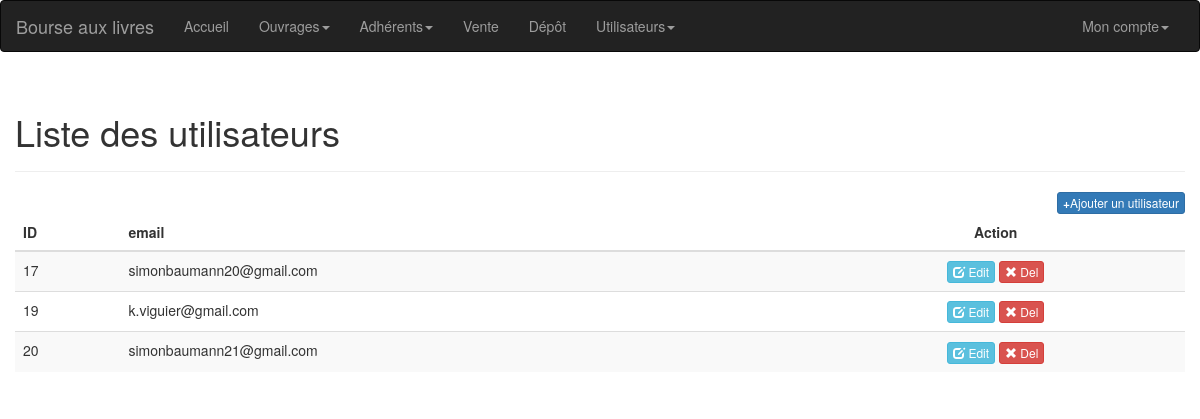
Screenshot of /utilisateurs (signed in) with the database file from the repository.
### tables this page shows
CREATE TABLE `utilisateur` (
  `id` int(11) NOT NULL,
  `adresse_email` varchar(255) NOT NULL,
  `password` varchar(255) NOT NULL,
  `is_admin` tinyint(1) NOT NULL
);

### controleur/utilisateurs.php (called while the page is built, shortened)
<?php
	require_once('modele/m_utilisateur.php');
	$m_utilisateur = new m_utilisateur($base_de_donnee);
	$nom_page = 'Liste des utilisateurs';
	$utilisateurs = $m_utilisateur->lister_comptes_utilisateurs();
?>

### modele/m_utilisateur.php (called while the page is built, shortened)
<?php
	class m_utilisateur{
		private $base_de_donnee;
		public function __construct($base_de_donnee){
			$this->base_de_donnee = $base_de_donnee;
		}
        public function lister_comptes_utilisateurs(){
            $lister_comptes_utilisateurs = $this->base_de_donnee->prepare('SELECT * FROM utilisateur');
            $lister_comptes_utilisateurs->execute();
            $retour = $lister_comptes_utilisateurs->fetchAll(PDO::FETCH_OBJ);
            return $retour;
        }
	}
?>

### vue/utilisateurs.php (the view)
<div class="container">
    <div class="row">
    	<div class="page-header">
		    <h1><?php echo $nom_page; ?></h1>
		</div>
		<table class="table table-striped">
			<thead>
				<a href="<?php echo ADRESSE_ABSOLUE_URL . 'ajouter_utilisateur';?>" class="btn btn-primary btn-xs pull-right"><b>+</b>Ajouter un utilisateur</a>
				<tr>
					<th>ID</th>
					<th>email</th>
					<th class="text-center">Action</th>
				</tr>
			</thead>
			<?php
				foreach ($utilisateurs as $utilisateur) {
					echo '
							<tr>
								<td>' . $utilisateur->id . '</td>
								<td>' . $utilisateur->adresse_email . '</td>
								<td class="text-center">
									<a class="btn btn-info btn-xs" href="'. ADRESSE_ABSOLUE_URL . 'utilisateur/' . $utilisateur->id .'"><span class="glyphicon glyphicon-edit"></span> Edit</a>
									<a href="'. ADRESSE_ABSOLUE_URL . 'supprimer_utilisateur/' . $utilisateur->id .'" class="btn btn-danger btn-xs"><span class="glyphicon glyphicon-remove"></span> Del</a>
								</td>
							</tr>
					';
				}
			?>
		</table>
    </div>
</div>

### rows the page displays
utilisateur: id "17", adresse_email "simonbaumann20@gmail.com"
utilisateur: id "19", adresse_email "k.viguier@gmail.com"
utilisateur: id "20", adresse_email "simonbaumann21@gmail.com"

### other values shown
$nom_page "Liste des utilisateurs"
